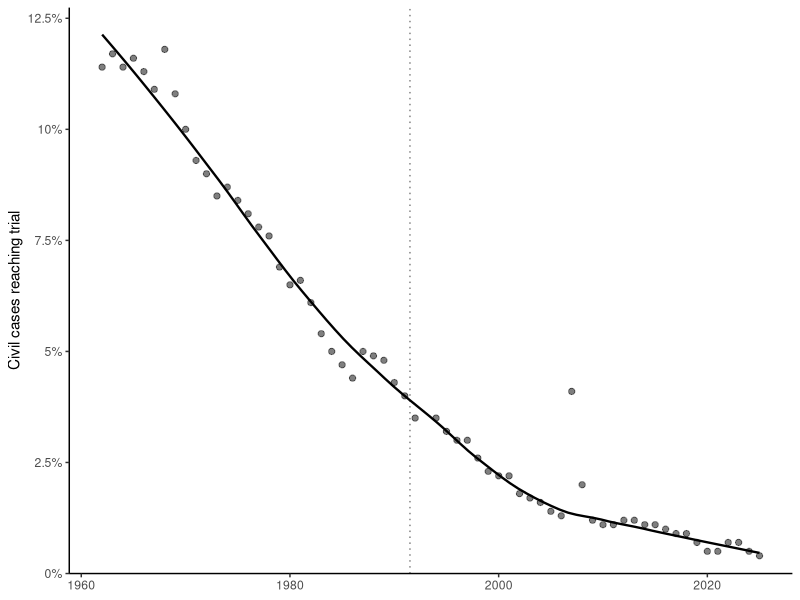
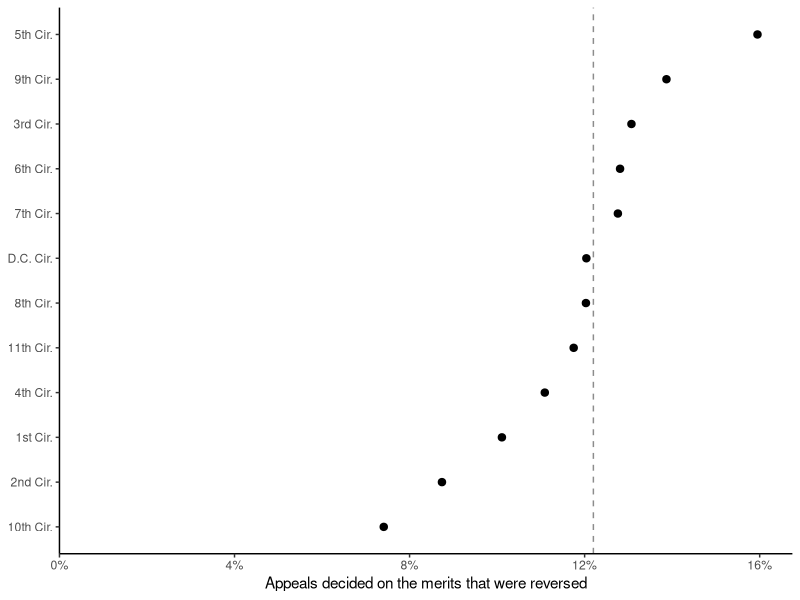

Reproduce these figures in R, in order.
## ---- chunk 1
#| label: fig-trial-rate
#| fig-alt: "Scatterplot of the percentage of federal civil cases terminated during or after trial, statistical years 1962 to 2025, with a smoothed trend line falling from about 11 percent in the 1960s to about 4 percent in 1991, 3 percent in the late 1990s, and 0.4 percent in 2025."
#| fig-cap: "Percent of federal civil cases reaching trial, 1962--2025. The curve is a robust LOESS fit, which downweights the 2007 outlier (thousands of mass-tort cases recorded as terminated during or after trial). Through 1991 the statistical year ended June 30 and the table omitted land condemnation cases; from 1992 it ended September 30 (dotted line). The 1993 table could not be located. In the 1980s the number of terminations swelled with government suits to recover overpayments and enforce judgments, which rarely go to trial. Sources: Admin. Off. of the U.S. Cts., *Annual Report of the Director* tbl. C-4 (1962--1996); *Judicial Business of the United States Courts* tbl. C-4 (1997--2025)."
#| echo: false
#| fig-width: 6.5
#| fig-height: 3.5
library(ggplot2)

trials <- rbind(
  read.csv("data/c4_trial_rates_1962_1996.csv")[, c("year", "pct_trial")],
  read.csv("data/c4_trial_rates.csv")[, c("year", "pct_trial")]
)

ggplot(trials, aes(year, pct_trial)) +
  geom_vline(xintercept = 1991.5, linetype = "dotted", colour = "grey50") +
  geom_smooth(method = "loess", formula = y ~ x, se = FALSE, span = 0.5,
              method.args = list(family = "symmetric"),
              colour = "black", linewidth = 0.8) +
  geom_point(size = 1.8, alpha = 0.5) +
  scale_y_continuous(limits = c(0, NA), labels = function(x) paste0(x, "%"),
                     expand = expansion(mult = c(0, 0.05))) +
  labs(x = NULL, y = "Civil cases reaching trial") +
  theme_classic(base_size = 11)
## ---- chunk 2
#| label: fig-reversal
#| fig-alt: "Dot plot of reversal rates in private civil appeals by federal circuit, fiscal years 2021 to 2025 combined, ranging from 7.4 percent in the Tenth Circuit to 16 percent in the Fifth Circuit, with a dashed line at the national rate of 12.2 percent."
#| fig-cap: "Percent of private civil appeals (excluding prisoner petitions) decided on the merits that the courts of appeals reversed, by circuit, fiscal years 2021--2025 combined. The dashed line marks the rate for all circuits. Partial reversals count as affirmances, and remands are a separate category. Source: Admin. Off. of the U.S. Cts., *Judicial Business of the United States Courts* tbl. B-5 (2021--2025)."
#| echo: false
#| fig-width: 6.5
#| fig-height: 3.8
library(ggplot2)

rev <- read.csv("data/reversal_by_circuit.csv")
rev <- rev[rev$period == "FY2021-FY2025 pooled", ]
overall <- rev$pct_reversed[grepl("^All", rev$circuit)]
rev <- rev[!grepl("^All", rev$circuit), ]
rev$circuit <- ifelse(rev$circuit == "D.C.", "D.C. Cir.", paste(rev$circuit, "Cir."))
rev$circuit <- reorder(rev$circuit, rev$pct_reversed)

ggplot(rev, aes(pct_reversed, circuit)) +
  geom_vline(xintercept = overall, linetype = "dashed", colour = "grey55") +
  geom_point(size = 2.2) +
  scale_x_continuous(limits = c(0, NA), labels = function(x) paste0(x, "%"),
                     expand = expansion(mult = c(0, 0.05))) +
  labs(x = "Appeals decided on the merits that were reversed", y = NULL) +
  theme_classic(base_size = 11)
